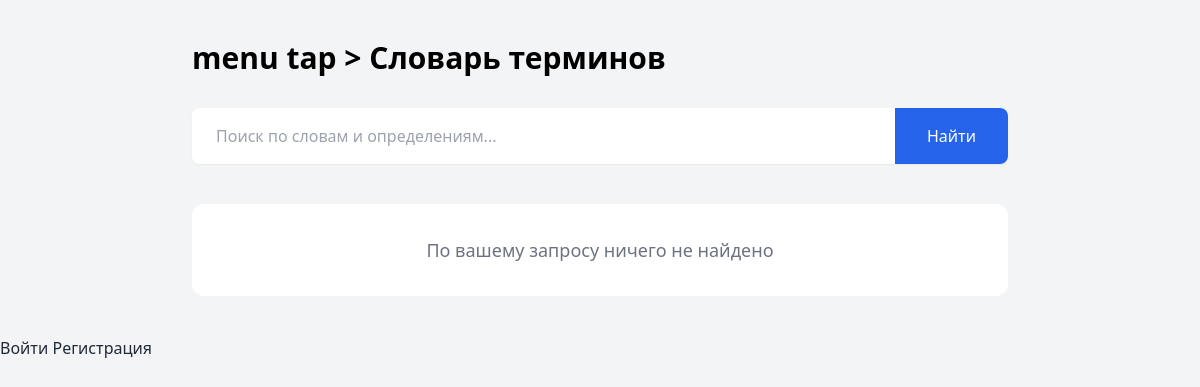
The app's page /dictionary/, older data.
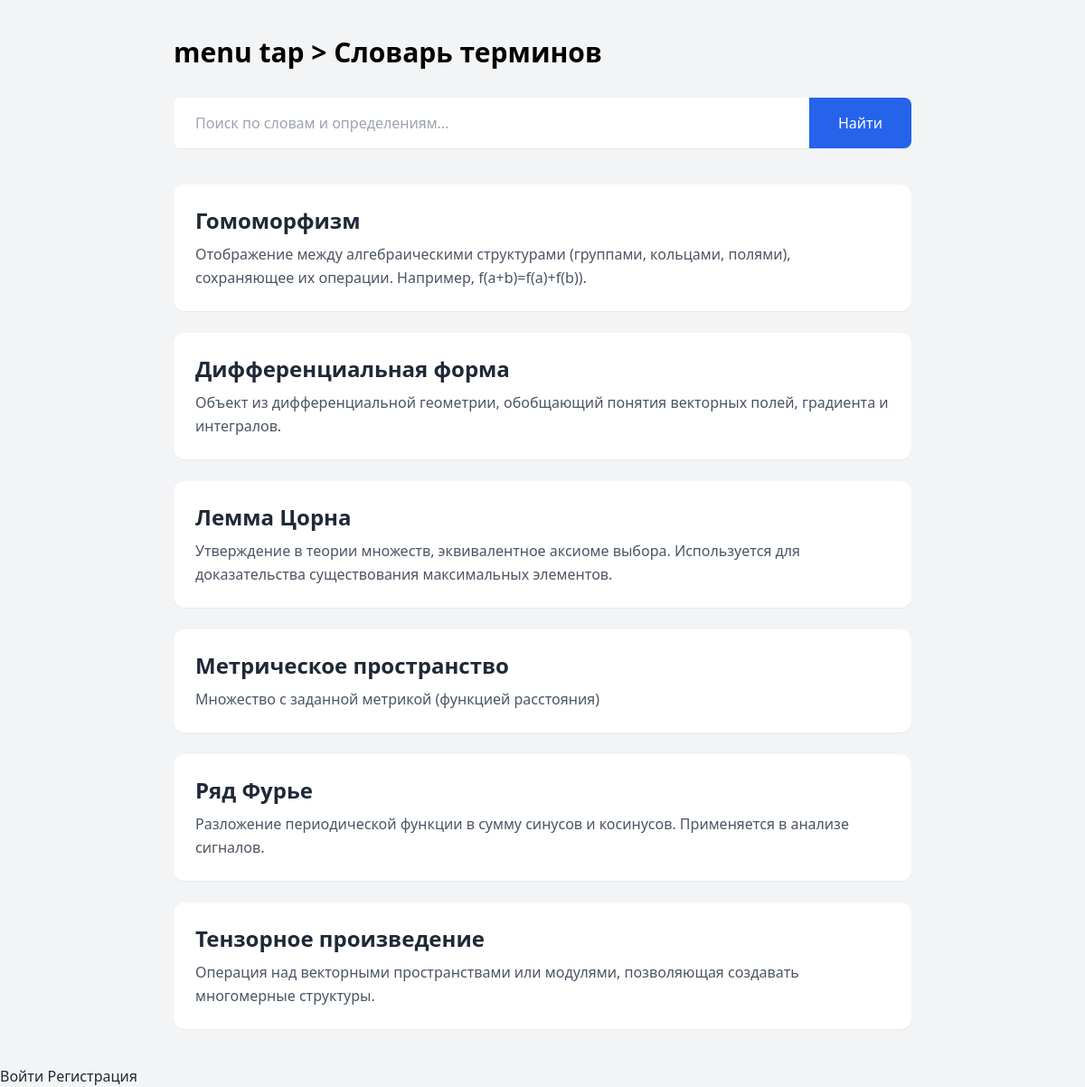
The same page, newer data.
### core/models.py (models this page shows, shortened)
class DictionaryEntry(models.Model):
    word = models.CharField('Слово', max_length=100, unique=True)
    definition = models.TextField('Определение')
    created_at = models.DateTimeField(auto_now_add=True)

### core/views.py (the view)
# urls.py: path('dictionary/', DictionaryView.as_view(), name='dictionary-list'),
class DictionaryView(ListView):
    model = DictionaryEntry
    template_name = 'dictionary/dictionary.html'
    context_object_name = 'entries'
    paginate_by = 20
    ordering = ['word']
    def get_queryset(self):
        queryset = super().get_queryset()
        query = self.request.GET.get('q')
        if query:
            query = query.strip()
            return queryset.filter(
                Q(word__icontains=query) |
                Q(definition__icontains=query)
            ).order_by('word')
        return queryset

### core/templates/dictionary/dictionary.html (shortened to what this page needs)
{% extends 'base.html' %}
{% block content %}
<div class="max-w-6xl mx-auto p-4">
    <div class="flex justify-between items-center mb-8">
        <h1 class="text-3xl font-bold text-black">
  <a href="{% url 'home' %}" class="color-black hover:text-gray-300 transition-colors duration-300">menu tap</a> &gt; Словарь терминов
</h1>
    </div>
    <form class="mb-10 bg-white rounded-lg shadow-sm" method="get">
        <div class="flex items-center">
            <input type="text"
                   name="q"
                   placeholder="Поиск по словам и определениям..."
                   class="flex-1 px-6 py-4 border-0 rounded-l-lg focus:ring-2 focus:ring-blue-400"
                   value="{{ request.GET.q }}">
            <button type="submit"
                    class="px-8 py-4 bg-blue-600 text-white rounded-r-lg hover:bg-blue-700 transition-colors">
                Найти
            </button>
        </div>
    </form>
    <div class="space-y-6">
        {% for entry in entries %}
            <div class="group bg-white rounded-xl shadow-sm hover:shadow-md transition-shadow duration-200">
                <div class="p-6">
                    <div class="flex justify-between items-start">
                        <div class="flex-1">
                            <h2 class="text-2xl font-bold text-gray-800 mb-2">{{ entry.word }}</h2>
                            <p class="text-gray-600 leading-relaxed">{{ entry.definition }}</p>
                        </div>
                    </div>
                </div>
            </div>
        {% empty %}
            <div class="p-8 text-center bg-white rounded-xl">
                <p class="text-gray-500 text-lg">По вашему запросу ничего не найдено</p>
            </div>
        {% endfor %}
    </div>
</div>
{% endblock %}

Row changes from the older to the newer data that the page shows:
added DictionaryEntry: word "Гомоморфизм", definition "Отображение между алгебраическими структурами (группами, кольцами, полями), сохраняющее их операции. Например, f(a+b)=f(a)+f(b))."
added DictionaryEntry: word "Дифференциальная форма", definition "Объект из дифференциальной геометрии, обобщающий понятия векторных полей, градиента и интегралов."
added DictionaryEntry: word "Лемма Цорна", definition "Утверждение в теории множеств, эквивалентное аксиоме выбора. Используется для доказательства существования максимальных элементов."
added DictionaryEntry: word "Метрическое пространство", definition "Множество с заданной метрикой (функцией расстояния)"
added DictionaryEntry: word "Ряд Фурье", definition "Разложение периодической функции в сумму синусов и косинусов. Применяется в анализе сигналов."
added DictionaryEntry: word "Тензорное произведение", definition "Операция над векторными пространствами или модулями, позволяющая создавать многомерные структуры."
Text that changed along with them:
text no longer shown: "По вашему запросу ничего не найдено"
